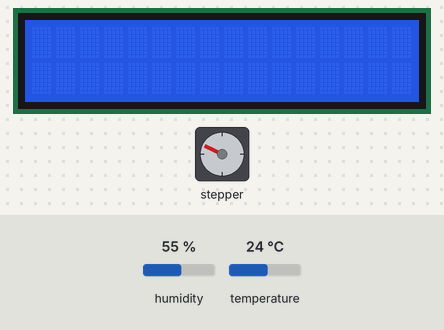
A sketch run on a simulated Arduino Uno, built with avr-gcc and run on an emulated ATmega328P. Parts: 16×2 character LCD, stepper motor. Inputs (shaded band) come from the test bench; at power-on: humidity 55 %, temperature 24 °C. Stepper angles assume 2048 steps per turn.

Above: at 10.3 s.
10.4 s: humidity set to 22 %
At 13.26 s:
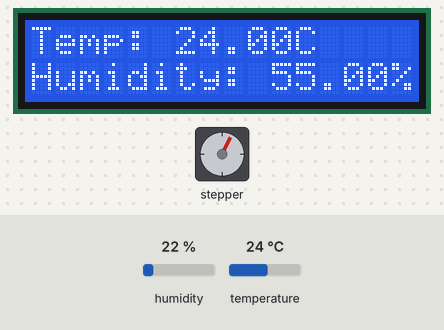
At 24.45 s:
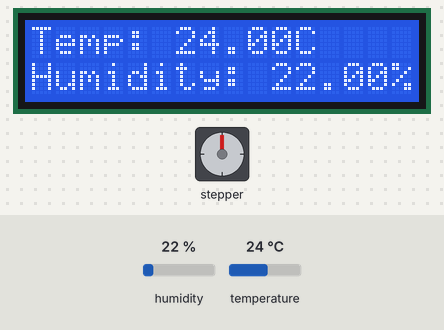
Timing chart, 0 to 34.6 s (numbered marks = the images above; inputs shaded):
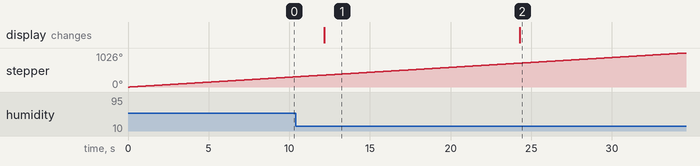

The sketch:

CPE_Final_Lab.ino
```cpp
#include <LiquidCrystal.h>
#include <DHT.h>
#include <Stepper.h>

#define RDA 0x80
#define TBE 0x20
#define Type DHT11
int dhtPin=2;
DHT HT(dhtPin,Type);
float humidity;
float temperature;
int stepsPerRev = 2048;
Stepper myStepper = Stepper(stepsPerRev, 2, 3, 4 , 5);

//ADC registers
volatile unsigned char* my_ADMUX = (unsigned char*) 0x7C;
volatile unsigned char* my_ADCSRB = (unsigned char*) 0x7B;
volatile unsigned char* my_ADCSRA = (unsigned char*) 0x7A;
volatile unsigned int* my_ADC_DATA = (unsigned int*) 0x78;

volatile unsigned char *portPinA = (unsigned char *) 0x20;
volatile unsigned char *portDDRA = (unsigned char *) 0x21;
volatile unsigned char *portA = (unsigned char *) 0x22;

volatile unsigned char *portPinB = (unsigned char *) 0x23;
volatile unsigned char *portDDRB = (unsigned char *) 0x24;
volatile unsigned char *portB = (unsigned char *) 0x25;

volatile unsigned char *portPinE = (unsigned char *) 0x2C;
volatile unsigned char *portDDRE = (unsigned char *) 0x2D;
volatile unsigned char *portE = (unsigned char *) 0x2E;

//UART registers
volatile unsigned char *myUCSR0A = (unsigned char *)0x00C0;
volatile unsigned char *myUCSR0B = (unsigned char *)0x00C1;
volatile unsigned char *myUCSR0C = (unsigned char *)0x00C2;
volatile unsigned int  *myUBRR0  = (unsigned int *) 0x00C4;
volatile unsigned char *myUDR0   = (unsigned char *)0x00C6;

volatile signed char *port_c = (unsigned char *)  0x28;
volatile signed char *ddr_c = (unsigned char *)  0x27;
volatile signed char *pin_c = (unsigned char *)  0x26;

volatile signed char *port_d = (unsigned char *)  0x2B;
volatile signed char *ddr_d = (unsigned char *)  0x2A;
volatile signed char *pin_d = (unsigned char *)  0x29;


volatile signed char *port_f = (unsigned char *)  0x31;
volatile signed char *ddr_f = (unsigned char *)  0x30;
volatile signed char *pin_f = (unsigned char *)  0x2F;

volatile signed char *port_g = (unsigned char *)  0x34;
volatile signed char *ddr_g = (unsigned char *)  0x33;
volatile signed char *pin_g = (unsigned char *)  0x32;

volatile signed char *port_h = (unsigned char *)  0x102;
volatile signed char *ddr_h = (unsigned char *)  0x101;
volatile signed char *pin_h = (unsigned char *)  0x100;

volatile signed char *port_j = (unsigned char *)  0x105;
volatile signed char *ddr_j = (unsigned char *)  0x104;
volatile signed char *pin_j = (unsigned char *)  0x103;

volatile signed char *port_k = (unsigned char *)  0x108;
volatile signed char *ddr_k = (unsigned char *)  0x107;
volatile signed char *pin_k = (unsigned char *)  0x106;

volatile signed char *port_l = (unsigned char *)  0x10B;
volatile signed char *ddr_l = (unsigned char *)  0x10A;
volatile signed char *pin_l = (unsigned char *)  0x109;


//Timers
volatile unsigned char *myTCCR1A = (unsigned char *) 0x80;
volatile unsigned char *myTCCR1B = (unsigned char *) 0x81;
volatile unsigned char *myTCCR1C = (unsigned char *) 0x82;
volatile unsigned char *myTIMSK1 = (unsigned char *) 0x6F;
volatile unsigned int  *myTCNT1  = (unsigned  int *) 0x84;
volatile unsigned char *myTIFR1 =  (unsigned char *) 0x36;

LiquidCrystal lcd(6, 7, 8, 9, 10, 11);


void setup(){
  U0init(9600);

  adc_init(); //initializes the ADC

  lcd.begin(16, 2); //starts the lcd
  *ddr_c &= 0b10101000;//leds
  *portA |= 0b00010101;


}


void loop(){
  //working with motor
humidity=HT.readHumidity();
temperature=HT.readTemperature();
  bool L = false, R = false;

  int lev=adc_read(0);
  if(lev>=300){
    *port_c |= 0b01000000;
  }
  else{
    *port_c &= 0b01000000;
  }
  if(*port_c &= 0b00010000){
    L = true;
  }
  if(*port_c != 0b00010000){
    R = true;
  }

  if(*port_c &= 0b00000100){
    *portPinA |= 0b00010000;
  }
  if(*port_c != 0b00000100){
    *portPinA &= 0b11101111;
  }

  if(*port_c &= 0b00000001){
    *portPinA  |= 0b00010000;
  }
  if(*port_c != 0b00000001){
    *portPinA &= 0b11101111;
  }
  if(*port_c &= 0b00000101){
    *portPinA  |= 0b10000000;
  }
  if(*port_c != 0b00000101){
    *portPinA &= 0b01111111;
  }
  if(L == true  || R == true){
    stepps(L, R);
  }
  LCD();
}

void stepps(bool left, bool right){
  if(left == true){
    myStepper.setSpeed(5);
    myStepper.step(-stepsPerRev);
  }

  if(right == true){
    myStepper.setSpeed(5);
    myStepper.step(stepsPerRev);
  }
}

void LCD() {
  lcd.clear();
  lcd.setCursor(0, 0);
  lcd.print("Temp: ");
  lcd.print(temperature);
  lcd.print("C");
  lcd.setCursor(0, 1);
  lcd.print("Humidity: ");
  lcd.print(humidity);
  lcd.print("%");
}

//Start of UART functions
void U0init(unsigned long U0baud)
{
  unsigned long FCPU = 16000000;
  unsigned int tbaud;
  tbaud = (FCPU / 16 / U0baud - 1);
  // Same as (FCPU / (16 * U0baud)) - 1;
  *myUCSR0A = 0x20;
  *myUCSR0B = 0x18;
  *myUCSR0C = 0x06;
  *myUBRR0  = tbaud;
}

unsigned char U0kbhit()
{
  return (*myUCSR0A & RDA);
}

unsigned char U0getchar()
{
  return *myUDR0;
}

void U0putchar(unsigned char U0pdata)
{
  while((*myUCSR0A &= TBE) == 0){};
  *myUDR0 = U0pdata;
}
//End of UART functions

//Start of ADC functions
void adc_init()
{
  // setup the A register
  *my_ADCSRA |= 0b10000000; // set bit   7 to 1 to enable the ADC
  *my_ADCSRA &= 0b10111111; // clear bit 5 to 0 to disable the ADC trigger mode
  *my_ADCSRA &= 0b11011111; // clear bit 5 to 0 to disable the ADC interrupt
  *my_ADCSRA &= 0b11011111; // clear bit 5 to 0 to set prescaler selection to slow reading
  // setup the B register
  *my_ADCSRB &= 0b11110111; // clear bit 3 to 0 to reset the channel and gain bits
  *my_ADCSRB &= 0b11111000; // clear bit 2-0 to 0 to set free running mode
  // setup the MUX Register
  *my_ADMUX  &= 0b01111111; // clear bit 7 to 0 for AVCC analog reference
  *my_ADMUX  |= 0b01000000; // set bit   6 to 1 for AVCC analog reference
  *my_ADMUX  &= 0b11011111; // clear bit 5 to 0 for right adjust result
  *my_ADMUX  &= 0b11011111; // clear bit 5 to 0 for right adjust result
  *my_ADMUX  &= 0b11100000; // clear bit 4-0 to 0 to reset the channel and gain bits
}

unsigned int adc_read(unsigned char adc_channel_num)
{
  *my_ADMUX = (0x40 | adc_channel_num);
  *my_ADCSRA = 0x87;
  while ((*my_ADCSRA) & (1 << ADSC)) {}
  int adcValue = *my_ADC_DATA;
  *my_ADCSRA = 0x00;
  return adcValue;
}
//End of ADC functions
void my_delay(unsigned int freq)
{
  // calc period
  double period = 1.0/double(freq);
  // 50% duty cycle
  double half_period = period/ 2.0f;
  // clock period def
  double clk_period = 0.0000000625;
  // calc ticks
  unsigned int ticks = half_period / clk_period;
  // stop the timer
  *myTCCR1B &= 0xF8;
  // set the counts
  *myTCNT1 = (unsigned int) (65536 - ticks);
  // start the timer
  * myTCCR1B |= 0b00000001;
  // wait for overflow
  while((*myTIFR1 & 0x01)==0); // 0b 0000 0000
  // stop the timer
  *myTCCR1B &= 0xF8;   // 0b 0000 0000
  // reset TOV
  *myTIFR1 |= 0x01;
}
```

Measured:
- after the input at 10.4 s, the display: first differs from a run without the input after 13.9 s (image 2)
